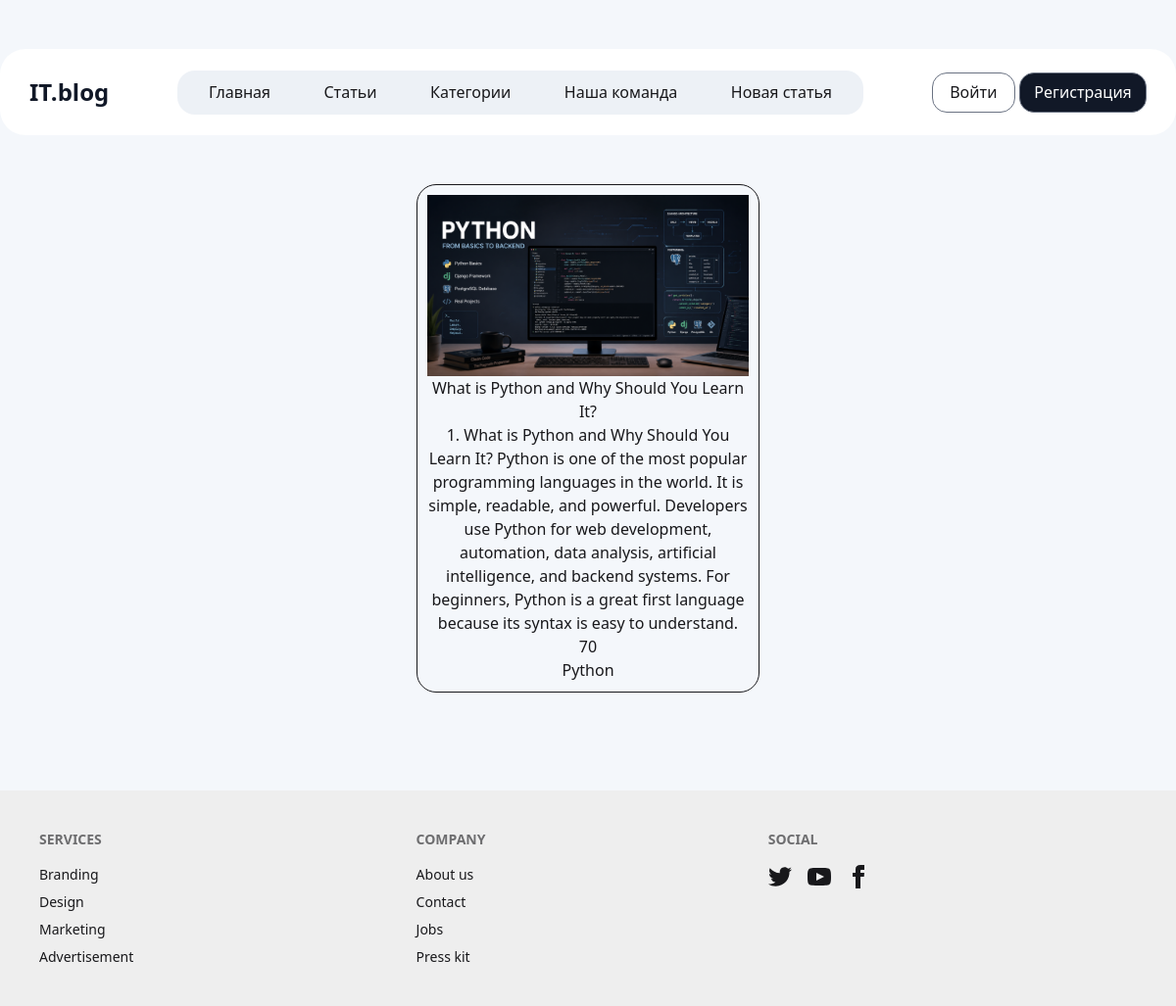
Screenshot of /detail/7/ with the database file from the repository.
### blog/models.py (models this page shows, shortened)
class Articles(models.Model):
    title = models.CharField(max_length=255, null=False, blank=False)
    description = models.TextField(null=False, blank=False)
    view = models.IntegerField(default=10, null=False, blank=False)
    category = models.ForeignKey(to=Category, on_delete=models.CASCADE, null=True, blank=True)
    image = models.ImageField(upload_to='articles', null=True, blank=True)
    slug = models.SlugField(unique=True, null=True, blank=True)
    created_at = models.DateTimeField(auto_now_add=True) # type: ignore

class Category(models.Model):
    title = models.CharField(max_length=250, null=True, blank=True)
    def __str__(self):
        return self.title

### blog/views.py (the view)
# urls.py: path('detail/<int:pk>/', detail_articles, name='detail'), # type: ignore
def detail_articles(request, pk):
    article = get_object_or_404(Articles, pk=pk)
    my_context = {
        'title': 'detail',
        'article': article
    }
    return render(request, 'detail.html', context=my_context)

### blog/templates/detail.html
{% extends 'base.html' %}
{% block content %}
<div class="w-[350px] border rounded-[20px] p-[10px] text-center m-auto mt-[50px]">
        {% if article.image.url %}
            <img src="{{ article.image.url }}" alt="">
        {% endif %}
        <h2 class="">{{ article.title }}</h2>
        <p>{{ article.description }}</p>
        <div class="">
            <p class="">{{ article.view }}</p>
            <p class="">{{ article.category }}</p>
        </div>
    </div>
{% endblock %}

### templates/base.html (style rules this page uses)
body { background-color: #F4F7FB; }

### rows the page displays
Articles: image (picture), title "What is Python and Why Should You Learn It?", description "1. What is Python and Why Should You Learn It? Python is one of the most popular programming languages in the world. It is simple, readable, and powerful. Developers use Python for web development, automation, data analysis, artificial intelligence, and backend systems. For beginners, Python is a great first language because its syntax is easy to understand.", view "70", category "Python"
